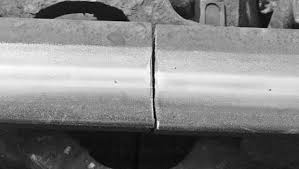
%> input picture images.jpg, 299 x 169 px
$ octave Untitled23.m   (GNU Octave 9; MATLAB toolbox functions it lacks are replaced by stand-ins)
%> lines starting %> are read from the running program, lines starting %| are printed output that depends on the picture; in (x1, y1, x2, y2) boxes, pixels count from 0 and x2, y2 are one past the last pixel; in counts of white or black regions, pixels touching at a corner belong together; the program's own positions count from 1
clc;
clear all;
close all;
I=imread('C:\Users\user\Pictures\images.JPG');
%> I is the input picture: size 169x299x3 uint8; min 0, max 255, mean 129.1
imshow(I);
A=rgb2gray(I);
I2=histeq(A);
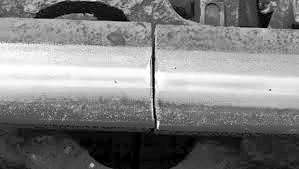
%> I2: size 169x299 uint8; min 0, max 255, mean 126.4
figure,imshow(I2),title('Image after contrast adjustment');
threshold=graythresh(I2);
%> threshold = 0.498
B=im2bw(I2,threshold);
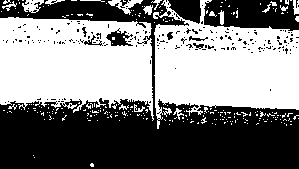
%> B: size 169x299 logical; 49.9% white; 245 white regions (225 under 20 px), largest, box (x1, y1, x2, y2) and area: (0, 17, 154, 121) 12093, (153, 0, 299, 129) 11495, (108, 0, 143, 15) 195
figure,imshow(B),title('Binary Image');
B1=bwmorph(B,'clean',inf);
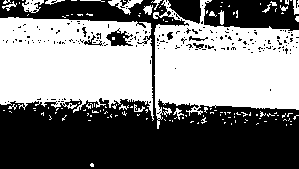
%> B1: size 169x299 logical; 49.7% white; 133 white regions (113 under 20 px), largest, box (x1, y1, x2, y2) and area: (0, 17, 154, 121) 12093, (153, 0, 299, 129) 11495, (108, 0, 143, 15) 195
figure,imshow(B1),title('Image after removing isolated pixels');
B2=imfill(B1,'holes');
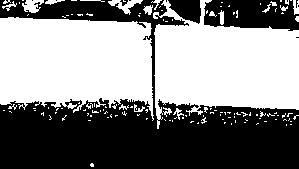
%> B2: size 169x299 logical; 51.9% white; 12 black regions (8 under 20 px), largest, box (x1, y1, x2, y2) and area: (0, 0, 299, 169) 21428, (204, 0, 299, 31) 2289, (168, 0, 201, 24) 541, (120, 0, 128, 6) 26
figure,imshow(B2),title('Image after filling holes');
B3=bwmorph(B2,'open');
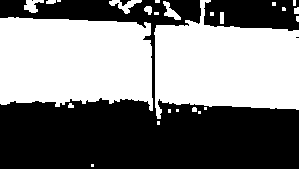
%> B3: size 169x299 logical; 49.4% white; 25 white regions (14 under 20 px), largest, box (x1, y1, x2, y2) and area: (0, 17, 153, 111) 12421, (154, 0, 299, 119) 11671, (109, 0, 142, 14) 193
figure,imshow(B3),title('Image after morphological opening');
B4=bwareaopen(B3,11000,8);
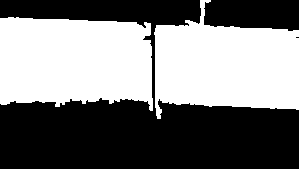
%> B4: size 169x299 logical; 47.7% white; 2 white regions, box (x1, y1, x2, y2) and area: (0, 17, 153, 111) 12421, (154, 0, 299, 119) 11671
figure,imshow(B4),title('Image after removing connected components who have pixels lesser than specified');
B5=bwmorph(B4,'majority');
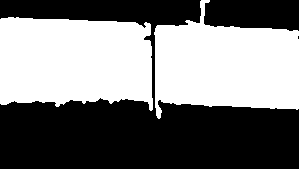
%> B5: size 169x299 logical; 47.7% white; 2 white regions, box (x1, y1, x2, y2) and area: (0, 17, 153, 111) 12422, (154, 0, 299, 119) 11670
for n=1:6
    B5=bwmorph(B5,'majority');
end
%> B5: size 169x299 logical; 47.7% white; 2 white regions, box (x1, y1, x2, y2) and area: (0, 17, 153, 111) 12441, (154, 0, 299, 119) 11669
figure,imshow(B5),title('Image after removing minority pixels/objects');
CC=bwconncomp(B5);
%> CC = 2 connected components
disp(CC);
%> (printed output is left out)
if(CC.NumObjects)== 1
    disp('No Crack');
else
    disp('Crack');
end
